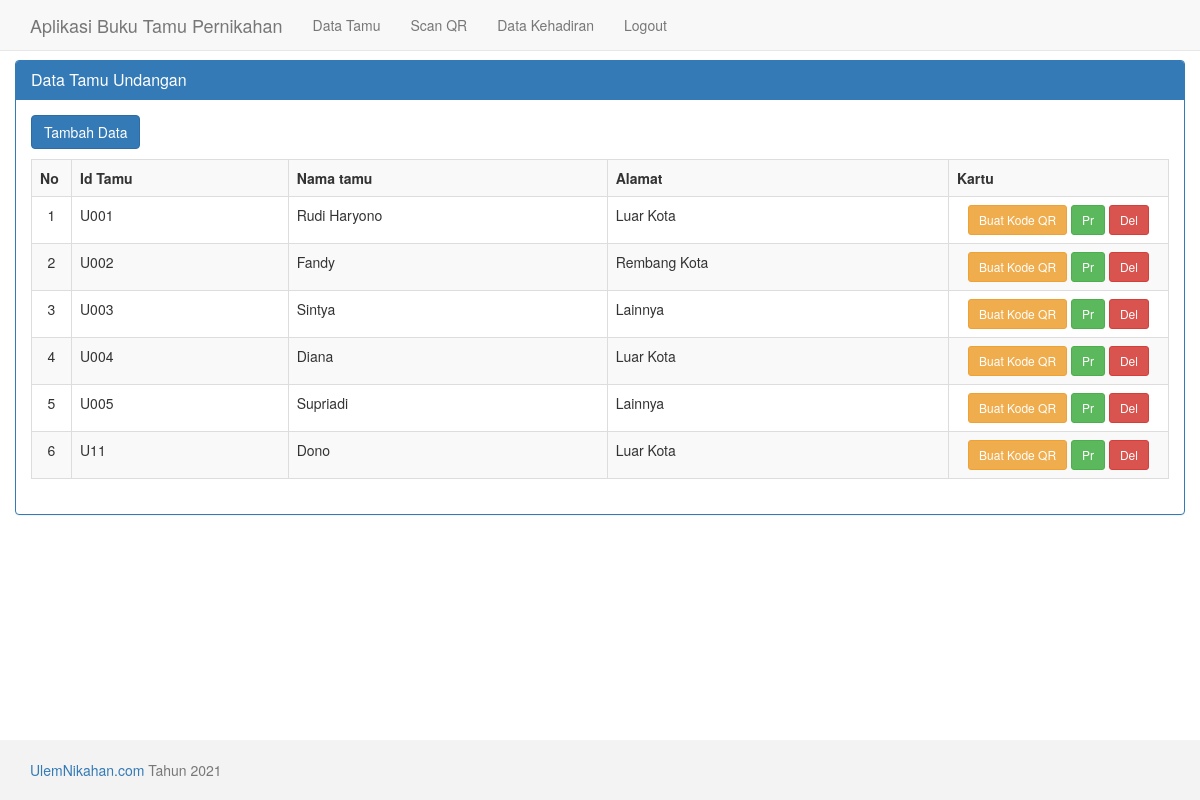
/data_mahasiswa.php (signed in), run on the app's committed database.
### tables this page shows
CREATE TABLE `mahasiswa` (
  `id` int(10) NOT NULL,
  `npm` varchar(10) DEFAULT NULL,
  `nama_mhs` varchar(40) DEFAULT NULL,
  `prodi` varchar(40) DEFAULT NULL
);

### data_mahasiswa.php (the view, shortened to what this page needs)
<?php include "header.php"; ?>
<div class="container">
<?php
$view = isset($_GET['view']) ? $_GET['view'] : null;
switch($view){
	default:
	?>
	<div class="row">
		<div class="panel panel-primary">
			<div class="panel-heading">
				<h3 class="panel-title">Data Tamu Undangan</h3>
			</div>
			<div class="panel-body">
				<a class="btn btn-primary" style="margin-bottom: 10px" href="data_mahasiswa.php?view=tambah">Tambah Data</a>
				<table class="table table-bordered table-striped">
					<tr>
						<th>No</th>
						<th>Id Tamu</th>
						<th>Nama tamu</th>
						<th>Alamat</th>
						<th>Kartu</th>
					</tr>
					<?php
					$sql=mysqli_query($konek, "SELECT * FROM mahasiswa ORDER BY id ASC");
					$no=1;
					while($d=mysqli_fetch_array($sql)){
						echo "<tr>
							<td width='40px' align='center'>$no</td>
							<td>$d[npm]</td>
							<td>$d[nama_mhs]</td>
							<td>$d[prodi]</td>
							<td width='220px' align='center'>
								<a class='btn btn-warning btn-sm' href='buatQRCode.php?npm=$d[npm]&nomor=$d[nama_mhs]'>Buat Kode QR</a>
								<a class='btn btn-success btn-sm' href='cetak_ijazah.php?id=$d[id]' target='_blank'>Pr</a>
								<a class='btn btn-danger btn-sm' href='delete_tamu.php?id=$d[id]'>Del</a>
							</td>
						</tr>";
						$no++;
					}
					?>
				</table>
			</div>
		</div>
	</div>
<?php
	break;
?>
<?php
}
?>
</div>
<?php include "footer.php"; ?>

### header.php (shortened to what this page needs)
<!DOCTYPE html>
<html>
<head>
    <link href="./assets/css/bootstrap.min.css" rel="stylesheet">
    <link href="./assets/style.css" rel="stylesheet">
</head>
<body>
    <nav class="navbar navbar-default navbar-fixed-top">
      <div class="container">
        <div class="navbar-header">
          <a class="navbar-brand" href="./">Aplikasi Buku Tamu Pernikahan</a>
        </div>
        <div id="navbar" class="collapse navbar-collapse">
          <ul class="nav navbar-nav">
            <li><a href="data_mahasiswa.php">Data Tamu</a></li>
            <li><a href="./validasi-ijazah">Scan QR</a></li>
            <li><a href="data_kehadiran.php">Data Kehadiran</a></li>
            <li><a href="logout.php">Logout</a></li>
          </ul>
        </div>
      </div>
    </nav>

### footer.php (shortened to what this page needs)
	<footer class="footer">
      <div class="container">
        <p class="text-muted"><a href="https://weddingwebrembang.ga" target="_blank">UlemNikahan.com</a> Tahun 2021</p>
      </div>
    </footer>
</body>
</html>

### assets/style.css (style rules this page uses)
html { position: relative; min-height: 100%; }
body { margin-bottom: 60px; }
body > .container { padding: 60px 15px 0; }
.container .text-muted { margin: 20px 0; }
.footer { position: absolute; bottom: 0; width: 100%; height: 60px; background-color: #f3f3f3; }
.footer > .container { padding-right: 15px; padding-left: 15px; }

### data on the page
mahasiswa: npm "U001", nama_mhs "Rudi Haryono", prodi "Luar Kota"
mahasiswa: npm "U002", nama_mhs "Fandy", prodi "Rembang Kota"
mahasiswa: npm "U003", nama_mhs "Sintya", prodi "Lainnya"
mahasiswa: npm "U004", nama_mhs "Diana", prodi "Luar Kota"
mahasiswa: npm "U005", nama_mhs "Supriadi", prodi "Lainnya"
mahasiswa: npm "U11", nama_mhs "Dono", prodi "Luar Kota"
